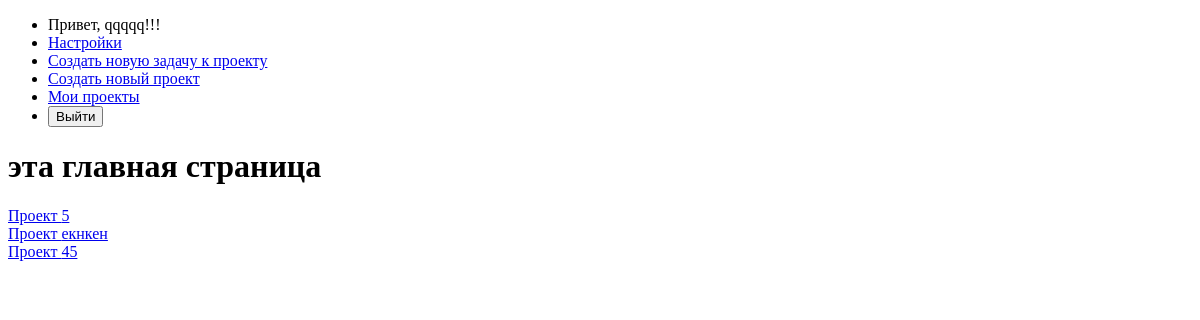
The app's page /main/ (signed in), older data.
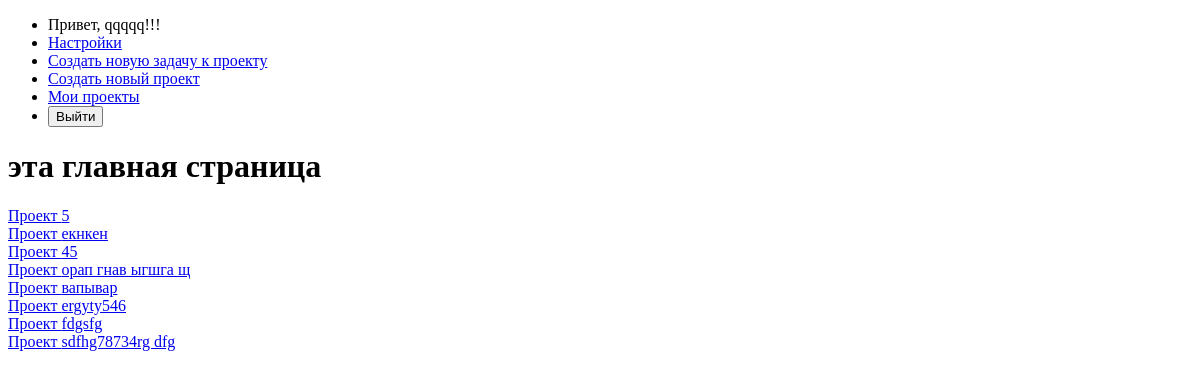
The same page, newer data.
### TM/models.py (models this page shows)
class Project(models.Model):
    name = models.CharField(max_length = 255, unique = True, verbose_name = 'Название проекта')
    description = models.TextField(verbose_name = 'Описание проекта')
    end_date = models.DateField(verbose_name = 'Дфта окончания')
    creator = models.ForeignKey(User, on_delete = models.CASCADE, related_name = 'created_projects', verbose_name = 'Создатель')
    date_creation = models.DateTimeField(auto_now_add=True, verbose_name = 'Дата создания')
    class Meta:
        verbose_name = 'Проект'
        verbose_name_plural = 'Проекты'
    def __str__(self):
        return self.name

### TM/views.py (the view)
# urls.py: path('main/', views.main_page, name='main_page'),
def main_page(request):
    if request.user.is_authenticated:
        if request.user.is_staff:
            projects = Project.objects.filter(creator = request.user)
            print(f"staff = {projects}")
            return render(request, 'TM/main_page.html', {'projects': projects})
        else:
            task = Task.objects.filter(executor = request.user)
            projects = Project.objects.filter(tasks__in = task).distinct()
            print(f"not staff = {projects}") # Добавьте эту строку
            return render(request, 'TM/main_page.html', {'projects': projects})
    else:
        return render(request, 'TM/introductoryPage.html')

### templates/TM/main_page.html (shortened to what this page needs)
{% extends 'TM/base.html' %}
{% block content %}
    <h1>эта главная страница</h1>
    <div>
        {% if projects %}
            {% for project in projects %}
                <div>
                    <a href = "{% url 'comment' project.name %}">Проект {{ project.name }}</a>
                </div>
            {% endfor %}
        {% else %}
            <p>У вас нет проектов!!!</p>
        {% endif %}
    </div>
{% endblock %}

Row changes from the older to the newer data that the page shows:
added Project: name "орап гнав ыгшга щ"
added Project: name "вапывар"
added Project: name "ergyty546"
added Project: name "fdgsfg"
added Project: name "sdfhg78734rg dfg"
